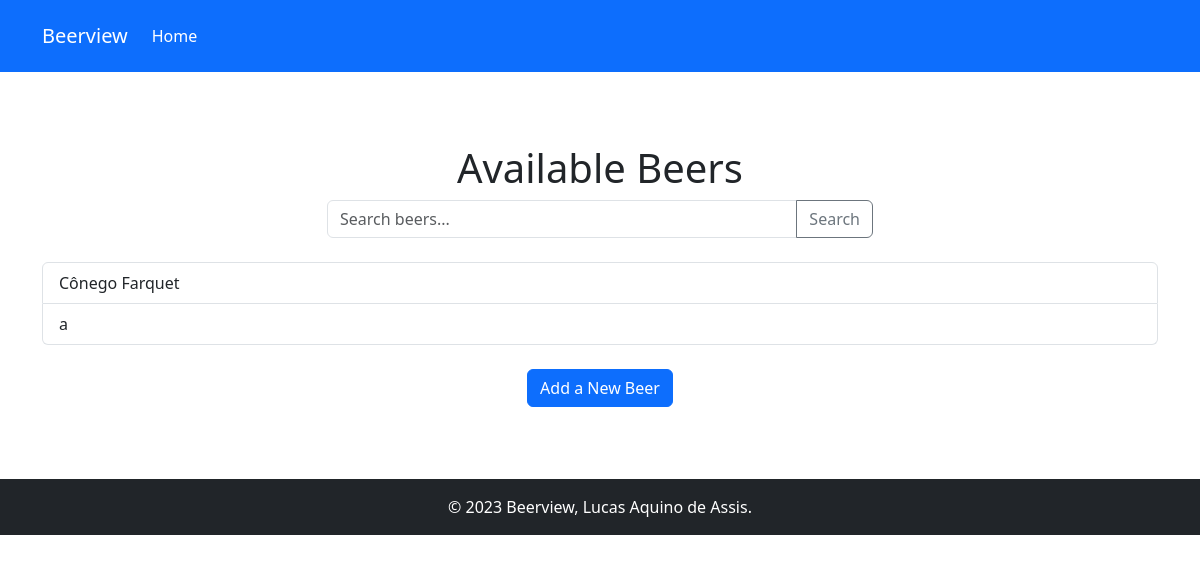
Before: / with the older database file.
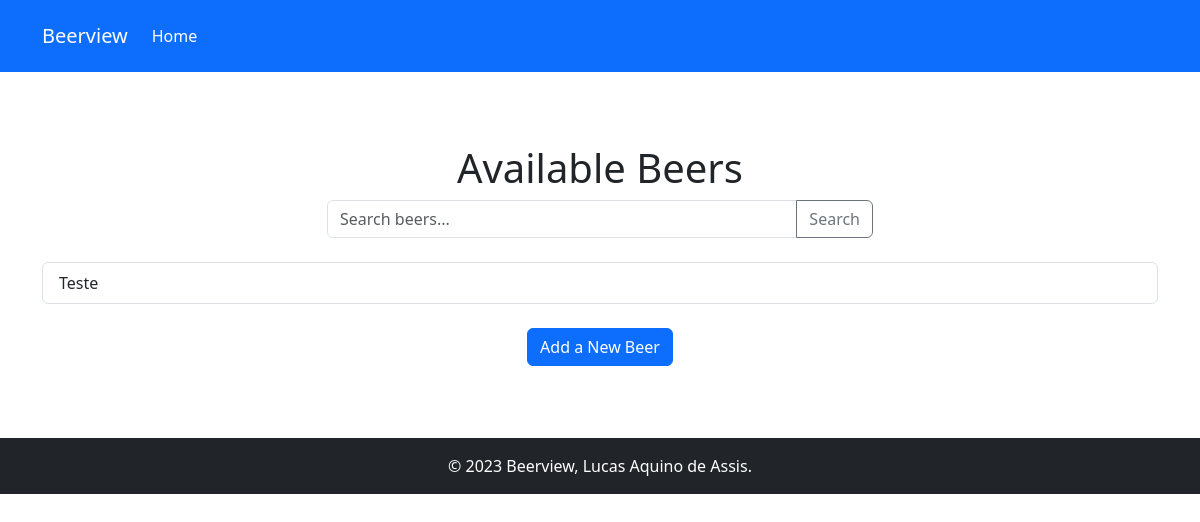
After: the same page with the newer database file.
### beerview/models.py (models this page shows, shortened)
class Beer(models.Model):
    name = models.CharField(max_length=200)
    brewery = models.ForeignKey(
        Brewery,
        on_delete=models.CASCADE,
        related_name="beers"
    )
    style = models.ForeignKey(
        BeerStyle,
        on_delete=models.SET_NULL,
        null=True,
        related_name="beers"
    )
    abv = models.DecimalField(
        _("ABV"),
        max_digits=3,
        decimal_places=1,
        help_text=_("Alcohol By Volume"),
        validators=[MinValueValidator(Decimal('0.00'))]
    )
    ibu = models.PositiveIntegerField(
        _("IBU"),
        null=True,
        blank=True,
        help_text=_("International Bitterness Units")
    )
    srm = models.PositiveIntegerField(
        _("SRM"),
        null=True,
        blank=True,
        help_text=_("Standard Reference Method - color")
    )
    description = models.TextField(blank=True)

### beerview/views.py (the view)
# urls.py: path("", views.index, name="index"),
def index(request):
    beers = Beer.objects.all()
    context = {
        "beers": beers,
    }
    return render(request, "beerview/index.html", context)

### beerview/templates/beerview/index.html
{% extends 'base_generic.html' %}
{% load django_bootstrap5 %}
{% block content %}
<div class="py-5">
    <h1 class="text-center">Available Beers</h1>
    <div class="row justify-content-center mb-4">
        <div class="col-md-6">
            <form method="get" action="{% url 'search_beers' %}" class="input-group">
                <input type="text" name="q" class="form-control" placeholder="Search beers...">
                <button class="btn btn-outline-secondary" type="submit">Search</button>
            </form>
        </div>
    </div>
    {% if beers %}
        <div class="list-group">
        {% for beer in beers %}
            <a href="{% url 'beer_details' beer.id %}" class="list-group-item list-group-item-action">{{ beer.name }}</a>
        {% endfor %}
        </div>
    {% else %}
        <p class="text-center">No beers are available.</p>
    {% endif %}
    <div class="text-center mt-4">
        <a href="{% url 'add_beer' %}" class="btn btn-primary">Add a New Beer</a>
    </div>
</div>
{% endblock %}

Changed rows visible on the page:
removed Beer: name "Cônego Farquet"
removed Beer: name "a"
added Beer: name "Teste"
